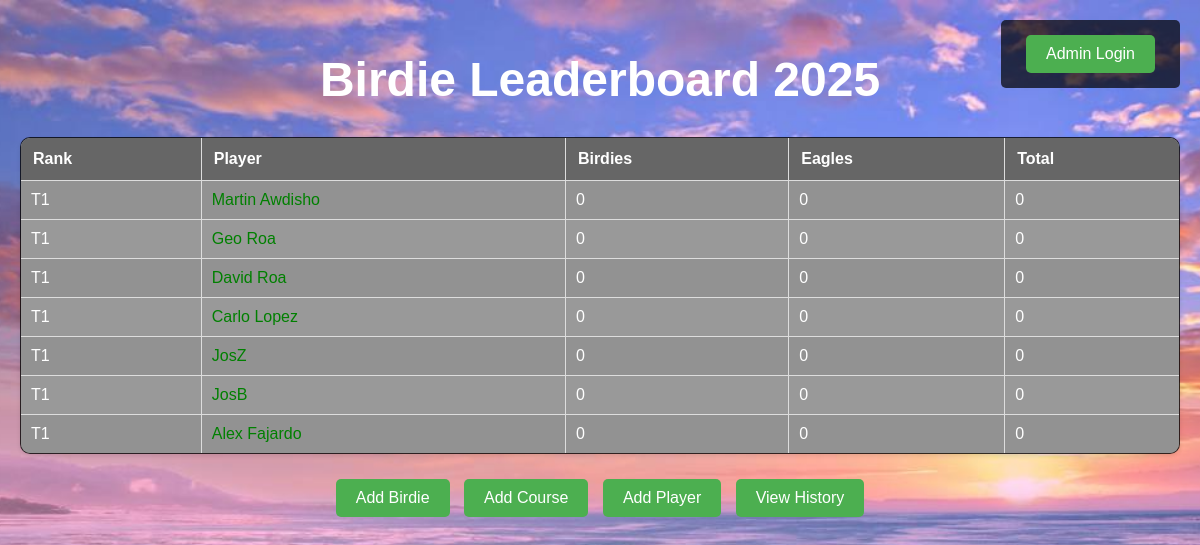
The app's page /leaderboard with its own data.
### models.py (models this page shows, shortened)
class Player(db.Model):
    id = db.Column(db.Integer, primary_key=True)
    name = db.Column(db.String(100), nullable=False)
    has_trophy = db.Column(db.Boolean, default=False)
    permanent_emojis = db.Column(db.String(100), default='')
    birdies = db.relationship('Birdie', backref='player', lazy=True)

### routes.py (the view)
@bp.route("/leaderboard")
def leaderboard():
    current_year = datetime.now().year
    players = Player.query.all()
    player_scores = []
    for player in players:
        birdie_count = Birdie.query.filter_by(
            player_id=player.id,
            year=current_year,
            is_eagle=False
        ).count()
        eagle_count = Birdie.query.filter_by(
            player_id=player.id,
            year=current_year,
            is_eagle=True
        ).count()
        has_trophy = HistoricalTotal.query.filter_by(
            player_id=player.id,
            year=current_year,
            has_trophy=1
        ).first() is not None
        total = birdie_count + eagle_count
        player.birdie_count = birdie_count
        player.eagle_count = eagle_count
        player.total = total
        player.has_trophy = has_trophy  # Add trophy status
        if birdie_count >= 2:
            player.emojis = "🐦" * 2
        elif birdie_count == 1:
            player.emojis = "🐦"
        else:
            player.emojis = ""
        if eagle_count > 0:
            player.emojis += "🦅" * eagle_count
        if has_trophy:
            player.emojis = "🏆" + player.emojis
        player_scores.append(player)
    player_scores.sort(key=lambda x: x.total, reverse=True)
    current_rank = 1
    prev_total = None
    players_at_rank = 0
    for i, player in enumerate(player_scores):
        if i == 0:
            if len(player_scores) > 1 and player.total == player_scores[1].total:
                player.rank = f"T{current_rank}"
            else:
                player.rank = str(current_rank)
        else:
            if player.total == prev_total:
                player.rank = f"T{current_rank}"
            else:
                current_rank = i + 1
                if i < len(player_scores) - 1 and player.total == player_scores[i + 1].total:
                    player.rank = f"T{current_rank}"
                else:
                    player.rank = str(current_rank)
        prev_total = player.total
        print(f"{player.name}: Birdies={player.birdie_count}, Eagles={player.eagle_count}, Emojis={player.emojis}, Rank={player.rank}")
    return render_template("leaderboard.html", players=player_scores, year=current_year)

### templates/leaderboard.html (shortened to what this page needs)
<!DOCTYPE html>
<html lang="en">
<head>
    <link rel="stylesheet" href="{{ url_for('static', filename='styles.css') }}">
</head>
<body>
    <div class="container">
        <div class="admin-login">
            <a href="{{ url_for('main.login') }}" class="button">Admin Login</a>
        </div>
        <h1>Birdie Leaderboard {{ year }}</h1>
        <table>
            <tr>
                <th>Rank</th>
                <th>Player</th>
                <th>Birdies</th>
                <th>Eagles</th>
                <th>Total</th>
            </tr>
            {% for player in players %}
            <tr>
                <td>{{ player.rank }}</td>
                <td>
                    <a href="{{ url_for('main.player_birdie_records', player_id=player.id) }}" style="color: green;">
                        {{ player.name }}
                    </a>
                </td>
                <td>{{ player.birdie_count }}</td>
                <td>{{ player.eagle_count }}</td>
                <td>{{ player.total }}</td>
            </tr>
            {% endfor %}
        </table>
        <div class="button-container">
            <a href="{{ url_for('main.add_birdie') }}" class="button">Add Birdie</a>
            <a href="{{ url_for('main.add_course') }}" class="button">Add Course</a>
            <a href="{{ url_for('main.add_player') }}" class="button">Add Player</a>
            <a href="{{ url_for('main.history') }}" class="button">View History</a>
        </div>
    </div>
</body>
</html>

### static/styles.css (style rules this page uses)
body { margin: 0; padding: 0; font-family: 'Arial', sans-serif; background-color: #f4f4f9; color: #333; font-family: Arial, sans-serif; }
h1 { font-size: 3em; margin-bottom: 20px; color: #4CAF50; text-align: center; }
.button-container { text-align: center; margin-top: 20px; }
.button { display: inline-block; padding: 10px 20px; margin: 5px; background-color: #4CAF50; color: white; text-decoration: none; border-radius: 5px; }
table { width: 100%; border-collapse: collapse; margin: 20px 0; background-color: #fff; box-shadow: 0 2px 4px rgba(0, 0, 0, 0.1); }
th { background-color: #4CAF50; color: white; padding: 12px; text-align: left; font-weight: bold; }
td { padding: 12px; border-bottom: 1px solid #ddd; }
tr:nth-child(even) { background-color: #f2f2f2; }
tr:nth-child(odd) { background-color: #ffffff; }
td, th { padding: 12px 15px; }
table a { color: #2c662d; text-decoration: none; }
table, th, td { border: 1px solid #ddd; }

### records on screen
Player: rank "T1", name "Martin Awdisho", birdie_count "0", eagle_count "0", total "0"
Player: rank "T1", name "Geo Roa", birdie_count "0", eagle_count "0", total "0"
Player: rank "T1", name "David Roa", birdie_count "0", eagle_count "0", total "0"
Player: rank "T1", name "Carlo Lopez", birdie_count "0", eagle_count "0", total "0"
Player: rank "T1", name "JosZ", birdie_count "0", eagle_count "0", total "0"
Player: rank "T1", name "JosB", birdie_count "0", eagle_count "0", total "0"
Player: rank "T1", name "Alex Fajardo", birdie_count "0", eagle_count "0", total "0"
